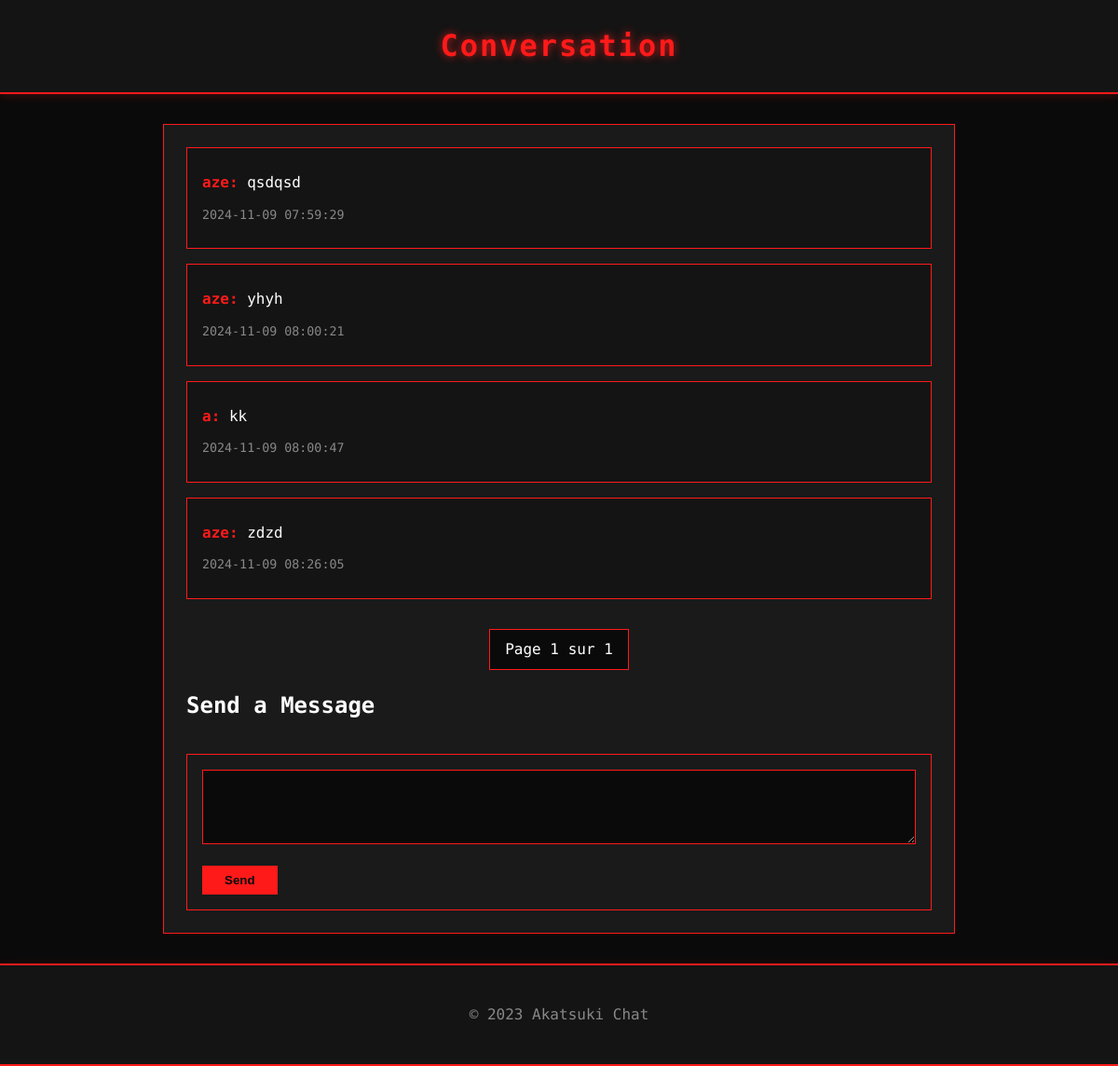
Page /conversation.php?id=1 (signed in) on the committed database.
### tables this page shows
CREATE TABLE messages (
        id INTEGER PRIMARY KEY AUTOINCREMENT,
        conversation_id INTEGER NOT NULL,
        sender_id INTEGER NOT NULL,
        content TEXT NOT NULL,
        created_at DATETIME DEFAULT CURRENT_TIMESTAMP,
        FOREIGN KEY(conversation_id) REFERENCES conversations(id),
        FOREIGN KEY(sender_id) REFERENCES users(id)
    );

CREATE TABLE users (
        id INTEGER PRIMARY KEY AUTOINCREMENT,
        username TEXT UNIQUE NOT NULL,
        password TEXT NOT NULL,
        profile_picture TEXT
    );

### conversation.php (the view, shortened to what this page needs)
<?php
$db = getDB();
$conversation_id = (int)$_GET['id'];
$messages_per_page = 10;
$page = isset($_GET['page']) ? max(1, (int)$_GET['page']) : 1;
$start = ($page - 1) * $messages_per_page;
$stmt = $db->prepare("SELECT COUNT(*) as count FROM messages WHERE conversation_id = :conversation_id");
$stmt->bindValue(':conversation_id', $conversation_id, SQLITE3_INTEGER);
$total_messages_result = $stmt->execute();
$total_messages = $total_messages_result->fetchArray(SQLITE3_ASSOC)['count'];
$total_pages = ceil($total_messages / $messages_per_page);
$stmt = $db->prepare("SELECT messages.*, users.username FROM messages
                      JOIN users ON messages.sender_id = users.id
                      WHERE conversation_id = :conversation_id
                      ORDER BY created_at DESC LIMIT :start, :limit");
$stmt->bindValue(':conversation_id', $conversation_id, SQLITE3_INTEGER);
$stmt->bindValue(':start', $start, SQLITE3_INTEGER);
$stmt->bindValue(':limit', $messages_per_page, SQLITE3_INTEGER);
$messagesResult = $stmt->execute();
$messages = [];
while ($row = $messagesResult->fetchArray(SQLITE3_ASSOC)) {
    $messages[] = $row;
}
$messages = array_reverse($messages);
?>
<!DOCTYPE html>
<html>
<head>
    <link rel="stylesheet" href="style.css">
</head>
<body>
    <header>
        <h1>Conversation</h1>
    </header>
    <main class="conversation-container">
        <?php foreach($messages as $message): ?>
            <div class="message">
                <p><strong><?= htmlspecialchars($message['username']); ?>:</strong> <?= nl2br(htmlspecialchars($message['content'])); ?></p>
                <p><small><?= $message['created_at']; ?></small></p>
            </div>
        <?php endforeach; ?>
        <div class="pagination">
            <span>Page <?= $page; ?> sur <?= $total_pages; ?></span>
        </div>
        <h2 class="neon">Send a Message</h2>
        <form method="post" action="conversation.php?id=<?= $conversation_id; ?>">
            <textarea name="content" required></textarea><br>
            <button type="submit">Send</button>
        </form>
    </main>
    <footer>
        <p>&copy; 2023 Akatsuki Chat</p>
    </footer>
</body>
</html>

### style.css (style rules this page uses)
:root { --neon: #ff1a1a; --dark-red: #990000; --bg: #0a0a0a; --surface: #141414; }
body { font-family: 'Chivo Mono', monospace; line-height: 1.6; margin: 0; padding: 0; background-color: var(--bg); color: #ffffff; }
header { background-color: var(--surface); padding: 1.5rem; border-bottom: 2px solid var(--neon); box-shadow: 0 2px 10px rgba(255, 26, 26, 0.2); }
header h1 { margin: 0; color: var(--neon); text-align: center; letter-spacing: 2px; font-size: 1.8rem; text-shadow: 0 0 10px rgba(255, 26, 26, 0.5); }
main { max-width: 800px; margin: 2rem auto; padding: 2rem; background-color: var(--surface); }
input[type="text"], input[type="password"], textarea { width: 100%; padding: 0.7rem; margin-bottom: 1rem; background: var(--bg); border: 1px solid var(--neon); color: #fff; font-family: inherit; box-sizing: border-box; }
textarea { min-height: 120px; resize: vertical; white-space: pre-wrap; word-wrap: break-word; overflow-wrap: break-word; line-height: 1.6; }
button { background: var(--neon); color: var(--bg); padding: 0.7rem 1.5rem; border: none; cursor: pointer; }
.pagination { margin-top: 2rem; text-align: center; }
.pagination a, .pagination span { display: inline-block; padding: 0.5rem 1rem; margin: 0 0.25rem; background: var(--bg); border: 1px solid var(--neon); color: #fff; text-decoration: none; }
footer { text-align: center; padding: 1.5rem; background: var(--surface); color: #888; border-top: 2px solid var(--neon); }
textarea[name="content"] { width: 100%; padding: 0.7rem; background: var(--bg); border: 1px solid var(--neon); color: #fff; resize: vertical; font-family: inherit; margin-bottom: 1rem; }

### conversation.php (style rules this page uses)
body { background-color: #0a0a0a; color: #ffffff; font-family: 'Chivo Mono', monospace; line-height: 1.6; }
header, footer { background-color: #141414; text-align: center; padding: 1.5rem; border-bottom: 2px solid #ff1a1a; box-shadow: 0 2px 10px rgba(255, 26, 26, 0.2); }
header h1 { color: #ff1a1a; text-shadow: 0 0 10px rgba(255, 26, 26, 0.8); font-size: 2rem; }
.conversation-container { max-width: 800px; margin: 2rem auto; padding: 1.5rem; background-color: #1a1a1a; border: 1px solid #ff1a1a; }
.message { padding: 1rem; margin-bottom: 1rem; border: 1px solid #ff1a1a; background-color: #141414; }
.message strong { color: #ff1a1a; }
.message p { margin: 0.5rem 0; }
.message small { color: #888; }
.pagination { text-align: center; margin-top: 2rem; }
.pagination a, .pagination span { padding: 0.5rem 1rem; margin: 0 0.25rem; background: #0a0a0a; border: 1px solid #ff1a1a; color: #fff; text-decoration: none; }
form { margin-top: 2rem; background-color: #1a1a1a; padding: 1rem; border: 1px solid #ff1a1a; }
textarea { width: 100%; padding: 0.7rem; background: #0a0a0a; border: 1px solid #ff1a1a; color: #fff; font-family: inherit; margin-bottom: 1rem; resize: vertical; min-height: 80px; }
button { background-color: #ff1a1a; color: #0a0a0a; padding: 0.5rem 1.5rem; border: none; cursor: pointer; font-weight: bold; }

### rows in the picture
messages: sender.username "aze", content "qsdqsd", created_at "2024-11-09 07:59:29"
messages: sender.username "aze", content "yhyh", created_at "2024-11-09 08:00:21"
messages: sender.username "a", content "kk", created_at "2024-11-09 08:00:47"
messages: sender.username "aze", content "zdzd", created_at "2024-11-09 08:26:05"

### other values in the picture
$page "1"
$total_pages "1"
